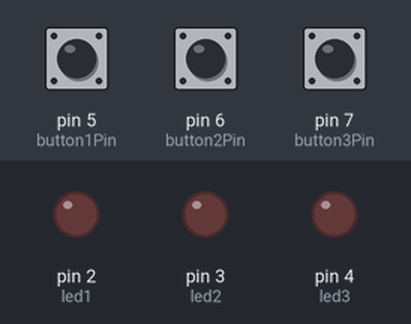
Simulated run of this sketch. Board: Arduino Uno, built with avr-gcc and run on an emulated ATmega328P. On the bench: output pins drawn as LEDs (lit = HIGH). Dashed ring = blinking. The inputs (shaded band) are chosen by the test bench; at power-on: pin 5 (button1Pin) LOW, pin 7 (button3Pin) LOW, pin 6 (button2Pin) LOW.

Above: at 1.2 s.
1.3 s: pin 5 (button1Pin) pulled HIGH for 0.15 s
At 1.7 s:
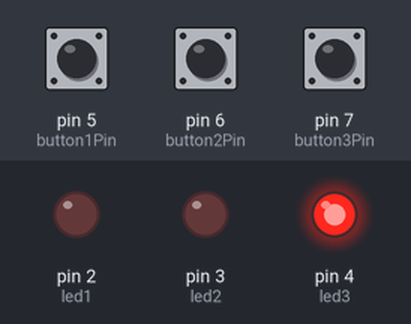
4.3 s: pin 7 (button3Pin) pulled HIGH for 0.15 s
At 5.2 s:
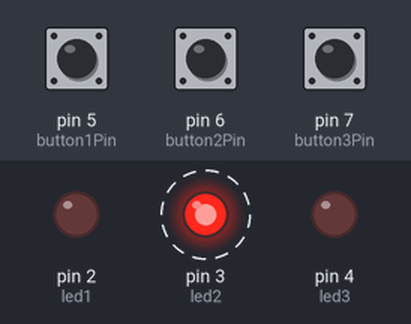
7.4 s: pin 6 (button2Pin) pulled HIGH for 1 s
At 8.2 s:
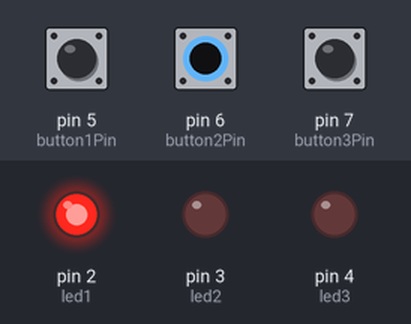
10.8 s: pin 6 (button2Pin) pulled HIGH for 3.2 s
At 11.2 s:
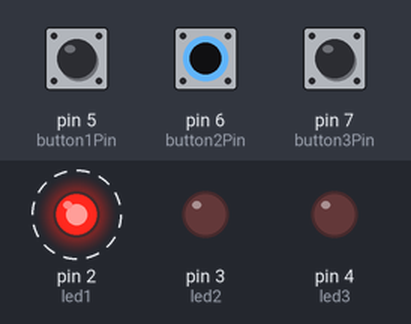
15.5 s: pin 5 (button1Pin) pulled HIGH for 3.2 s
At 15.9 s:
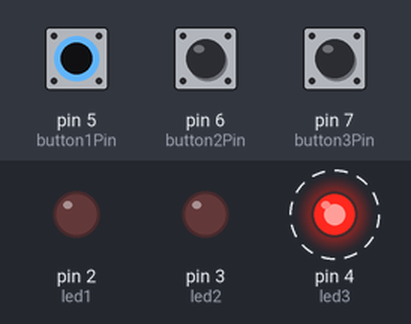
Timing chart, 0 to 21.2 s (numbered marks = the images above; inputs shaded):
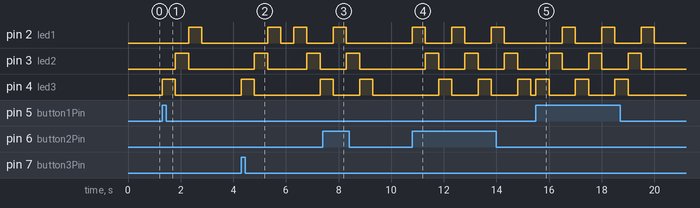

The sketch:

sketch.ino
```cpp
const int led1 = 2;
const int led2 = 3;
const int led3 = 4;
const int button1Pin = 5;
const int button2Pin = 6;
const int button3Pin = 7;

int button1State = 0;
int button2State = 0;
int button3State = 0;

void setup() {

  pinMode(led1, OUTPUT);
  pinMode(led2, OUTPUT);
  pinMode(led3, OUTPUT);

  pinMode(button1Pin, INPUT);
  pinMode(button2Pin, INPUT);
  pinMode(button3Pin, INPUT);
}

void loop() {

  button1State = digitalRead(button1Pin);
  button2State = digitalRead(button2Pin);
  button3State = digitalRead(button3Pin);

  if (button1State == HIGH) {
    digitalWrite(led3, HIGH);
    delay(500);
    digitalWrite(led3, LOW);

    digitalWrite(led2, HIGH);
    delay(500);
    digitalWrite(led2, LOW);

    digitalWrite(led1, HIGH);
    delay(500);
    digitalWrite(led1, LOW);
  }

  else if (button2State == HIGH) {
    digitalWrite(led1, HIGH);
    delay(500);
    digitalWrite(led1, LOW);

    digitalWrite(led2, HIGH);
    delay(500);
    digitalWrite(led2, LOW);

    digitalWrite(led3, HIGH);
    delay(500);
    digitalWrite(led3, LOW);
  }

else if (button3State == HIGH) {
    digitalWrite(led3, HIGH);
    delay(500);
    digitalWrite(led3, LOW);

    digitalWrite(led2, HIGH);
    delay(500);
    digitalWrite(led2, LOW);

    digitalWrite(led1, HIGH);
    delay(500);
    digitalWrite(led1, LOW);

    delay(500);
    digitalWrite(led1, HIGH);
    delay(500);
    digitalWrite(led1, LOW);

    digitalWrite(led2, HIGH);
    delay(500);
    digitalWrite(led2, LOW);

    digitalWrite(led3, HIGH);
    delay(500);
    digitalWrite(led3, LOW);
  }

  else {
    digitalWrite(led1, LOW);
    digitalWrite(led2, LOW);
    digitalWrite(led3, LOW);
  }
}
```

Measured:
- after the input at 1.3 s, pin 2 (led1): LOW → HIGH after 1.0 s, → LOW 0.50 s later; pin 3 (led2): LOW → HIGH after 0.50 s, → LOW 0.50 s later; pin 4 (led3): LOW → HIGH at once, → LOW 0.50 s later
- after the input at 4.3 s, pin 2 (led1): alternates HIGH for 0.50 s and LOW for 0.50 s, starting after 1.0 s; pin 3 (led2): alternates HIGH for 0.50 s and LOW for 1.5 s, starting after 0.50 s; pin 4 (led3): LOW → HIGH at once, → LOW 0.50 s later, → HIGH 2.5 s later
- after the input at 7.4 s, pin 2 (led1): LOW → HIGH after 0.40 s, → LOW 0.50 s later; pin 3 (led2): LOW → HIGH after 0.90 s, → LOW 0.50 s later
- after the input at 10.8 s, pin 2 (led1): alternates HIGH for 0.50 s and LOW for 1.0 s, starting at once; pin 3 (led2): alternates HIGH for 0.50 s and LOW for 1.0 s, starting after 0.50 s; pin 4 (led3): alternates HIGH for 0.50 s and LOW for 1.0 s, starting after 1.0 s
- after the input at 15.5 s, pin 2 (led1): alternates HIGH for 0.50 s and LOW for 1.0 s, starting after 1.0 s; pin 3 (led2): alternates HIGH for 0.50 s and LOW for 1.0 s, starting after 0.50 s; pin 4 (led3): alternates HIGH for 0.50 s and LOW for 1.0 s, 6 changes in all, then stays LOW, starting at once
